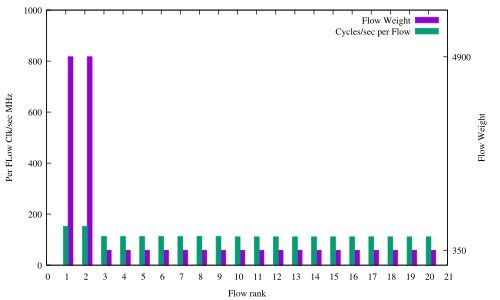

The gnuplot source for this figure:
#! xgp flow_pps.dat
# Created the Fri Dec  8 02:30:12 CET 2017 with:
#   ____________________________
#  /                            \
# /        xgp        __________/
# \__________________/.:nonsns:.
#
 
#-------------------------------------
# SHAPES:
# (c)ircle  (t)riangle (i)nv.tri.
#           (d)iamond  (s)quare
# FILLING:
# (f)illed  (o)paque  (e)mpty (default)
#-------------------------------------
   s=4  ; es=s  ; fs=s+1 ; os=s+66
   c=6  ; ec=c  ; fc=c+1 ; oc=os+1
   t=8  ; et=t  ; ft=t+1 ; ot=oc+1
   i=10 ; ei=i  ; fi=i+1 ; oi=ot+1
   d=12 ; ed=d  ; fd=d+1 ; od=oi+1
   p=14 ; ep=p  ; fp=p+1 ; op=od+1
#-------------------------------------
#  e.g.:  
#  empty circles vs filled squares
#  plot "file" u 1:3 w p pt ec, 
#           "" u 1:4 w lp pt fs
#-------------------------------------

#Happy gnuplotting


set out "clk.pdf"
set term pdf font "Times,10"
#set pointsize 1.25

set key top righ
#set ylabel "Per flow rate [pps]"
set xlabel "Flow rank"
set xtics 1
set boxwidth 0.25
set style fill solid
set ytics nomirror
set y2tics
set yrange [0:1e3]
set y2range [0:6000]
#set y2tic 500
#set format y "%.0t^.10^%T"
set ylabel "Per FLow Clk/sec MHz"
set y2label "Flow Weight"
#set ytics 200000
#set yran [1e3:]
#min(a,b)=a<b?a:b

plot \
'flow_pps.dat'  u ($0+1+0.25):3:y2tic(3) t 'Flow Weight'          axes x1y2 with boxes, \
'flow_pps.dat'  u ($0+1):(($1*$3)/1e6) t 'Cycles/sec per Flow' axes x1y1 with  boxes
#'flow_pps.dat'  u ($0+1):($1*$3) t 'Cycles/sec per Flow'       w  boxes
